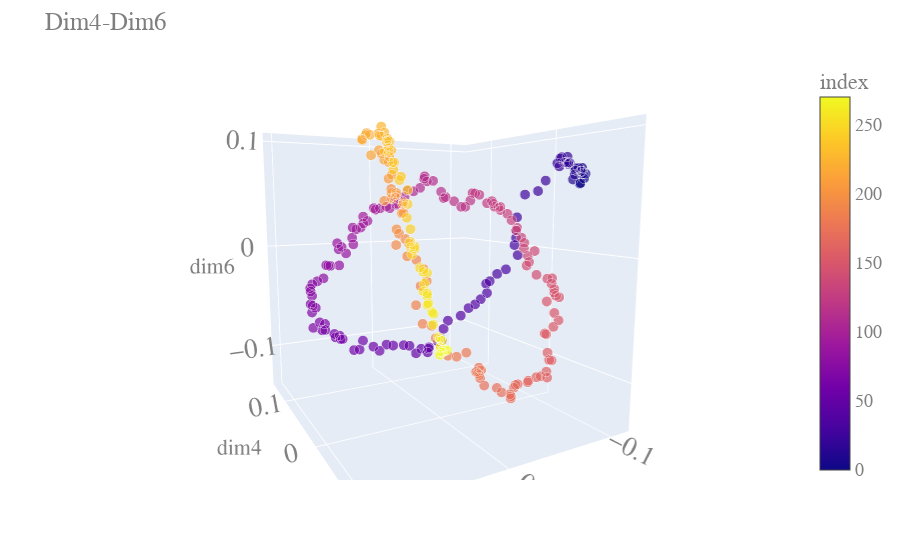

Write notebook code for a chart like this one.
### Code cell
fig = px.scatter_3d(sca_df2, x='dim4', y='dim5', z='dim6',size='size',size_max=10,color='index')
fig.update_layout(
    title="Dim4-Dim6",
    font=dict(
        family="Courier New, monospace",
        size=18,
        color="#7f7f7f"
    )
)
fig.show()

### Figure 1 — Plotly figure (JSON) as saved in the notebook; plotly's stock layout.template omitted (floating-point values rounded to 4 significant figures; data arrays with more than 128 entries replaced by an {"elided": "..."} marker saying what was removed)
{"data": [{"hoverlabel": {"namelength": 0}, "hovertemplate": "dim4=%{x}<br>dim5=%{y}<br>dim6=%{z}<br>size=%{marker.size}<br>index=%{marker.color}", "legendgroup": "", "marker": {"color": {"elided": "271 int values"}, "coloraxis": "coloraxis", "size": {"elided": "271 int values"}, "sizemode": "area", "sizeref": 0.01, "symbol": "circle"}, "mode": "markers", "name": "", "scene": "scene", "showlegend": false, "type": "scatter3d", "x": {"elided": "271 float values"}, "y": {"elided": "271 float values"}, "z": {"elided": "271 float values"}}], "layout": {"autosize": true, "coloraxis": {"colorbar": {"title": {"text": "index"}}, "colorscale": [[0, "#0d0887"], [0.1111, "#46039f"], [0.2222, "#7201a8"], [0.3333, "#9c179e"], [0.4444, "#bd3786"], [0.5556, "#d8576b"], [0.6667, "#ed7953"], [0.7778, "#fb9f3a"], [0.8889, "#fdca26"], [1, "#f0f921"]]}, "font": {"color": "#7f7f7f", "family": "Courier New, monospace", "size": 18}, "legend": {"itemsizing": "constant", "tracegroupgap": 0}, "margin": {"t": 60}, "scene": {"aspectmode": "auto", "aspectratio": {"x": 1.024, "y": 0.949, "z": 1.029}, "camera": {"center": {"x": 0, "y": 0, "z": 0}, "eye": {"x": -1.602, "y": 0.881, "z": 0.2521}, "projection": {"type": "perspective"}, "up": {"x": 0, "y": 0, "z": 1}}, "domain": {"x": [0, 0.98], "y": [0, 1]}, "xaxis": {"title": {"text": "dim4"}, "type": "linear"}, "yaxis": {"title": {"text": "dim5"}, "type": "linear"}, "zaxis": {"title": {"text": "dim6"}, "type": "linear"}}, "title": {"text": "Dim4-Dim6"}}}
